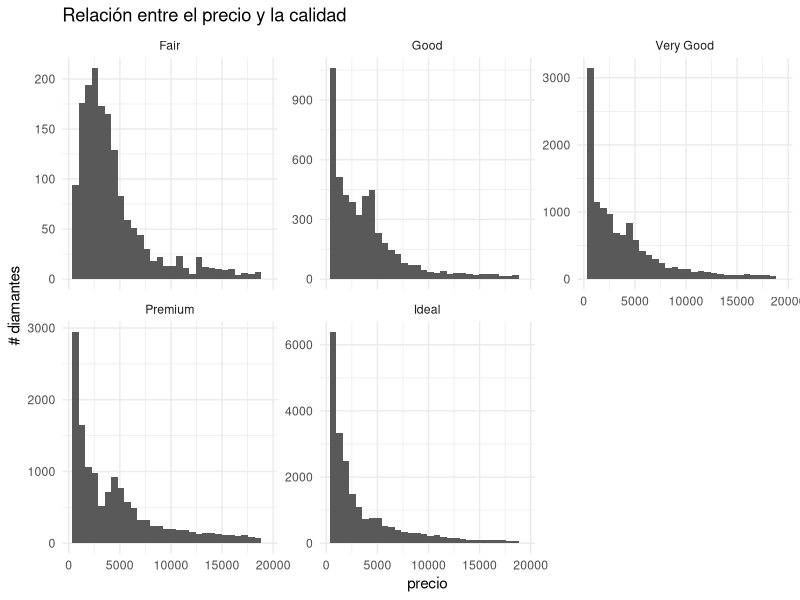
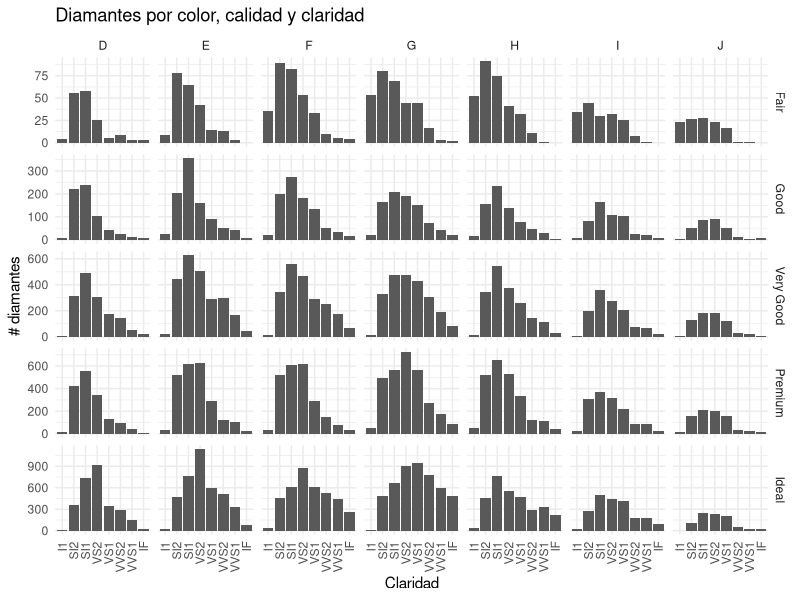

The R source for these figures, in order: (Note: this script raises an error after producing the figures.)
## ---- chunk 1
library(dplyr)
library(ggplot2)
library(sf)
## ---- chunk 2
# histograma del precio según la calidad del corte
ggplot(diamonds, aes(x = price)) +
  geom_histogram(bins = 30) +
  facet_wrap(~ cut, scales = "free_y") +
  theme_minimal() +
  labs(
    title = "Relación entre el precio y la calidad",
    y = "# diamantes",
    x = "precio"
  )
## ---- chunk 3
# gráfico de barras por claridad según la calidad del corte y color
ggplot(diamonds, aes(x = clarity)) +
  geom_bar() +
  facet_grid(cut ~ color, scales = "free_y") +
  theme_minimal() +
  theme(axis.text.x = element_text(angle = 90, vjust = 0.5, hjust = 1)) +
  labs(
    y = "# diamantes",
    x = "Claridad",
    title = "Diamantes por color, calidad y claridad"
  )
## ---- chunk 4
# mapa coloreado según la población de cada provincia
provincias <- read_sf("dat/spain_provinces.geojson")
elecciones_provincias <- read.csv("dat/elecciones_2019_provincias.csv")

tmp <- provincias %>%
  inner_join(elecciones_provincias, by = c("codigo" = "provincia_cod_ine"))

ggplot(tmp) +
  geom_sf(aes(fill = poblacion)) +
  scale_fill_continuous(trans = "reverse") +
  theme_void() +
  labs(
    title = "Población por provincias",
    fill  = "Población"
  )
## ---- chunk 5
# mapa con el color del partido más votado en cada provincia
elecciones_votos <- read.csv("dat/elecciones_2019_votos.csv")

mas_votado <- elecciones_votos %>%
  group_by(provincia_cod_ine) %>%
  arrange(desc(votos)) %>%
  summarise(partido = first(partido))

tmp <- provincias %>%
  inner_join(mas_votado, by = c("codigo" = "provincia_cod_ine"))

paleta_partidos <- c(
  "erc"          = "#f7a003",
  "navarra_suma" = "#444444",
  "pnv"          = "#278347",
  "pp"           = "#3caee1",
  "psoe"         = "#bb0201",
  "teruelexiste" = "#eeeeee",
  "vox"          = "#83b431"
)

ggplot(tmp) +
  geom_sf(aes(fill = partido)) +
  scale_fill_manual(values = paleta_partidos) +
  theme_void() +
  labs(
    title = "Partido más votado por provincia",
    fill  = "Partido"
  )
## ---- chunk 6
# Un _facet_ de mapas, con 4, marcando el porcentaje de votos a los 4 partidos políticos
# (PP, PSOE, VOX, Podemos)

votos <- elecciones_votos %>%
  filter(partido %in% c("pp", "psoe", "podemos", "vox")) %>%
  inner_join(elecciones_provincias) %>%
  mutate(ratio_votos = votos / votos_validos)

tmp <- provincias %>%
  inner_join(votos, by = c("codigo" = "provincia_cod_ine"))

ggplot(tmp) +
  geom_sf(aes(fill = ratio_votos)) +
  scale_fill_distiller(palette = "Blues", trans = "reverse") +
  facet_wrap(~ partido) +
  theme_void()
## ---- chunk 7
# Hecho sobre los propios gráficos
